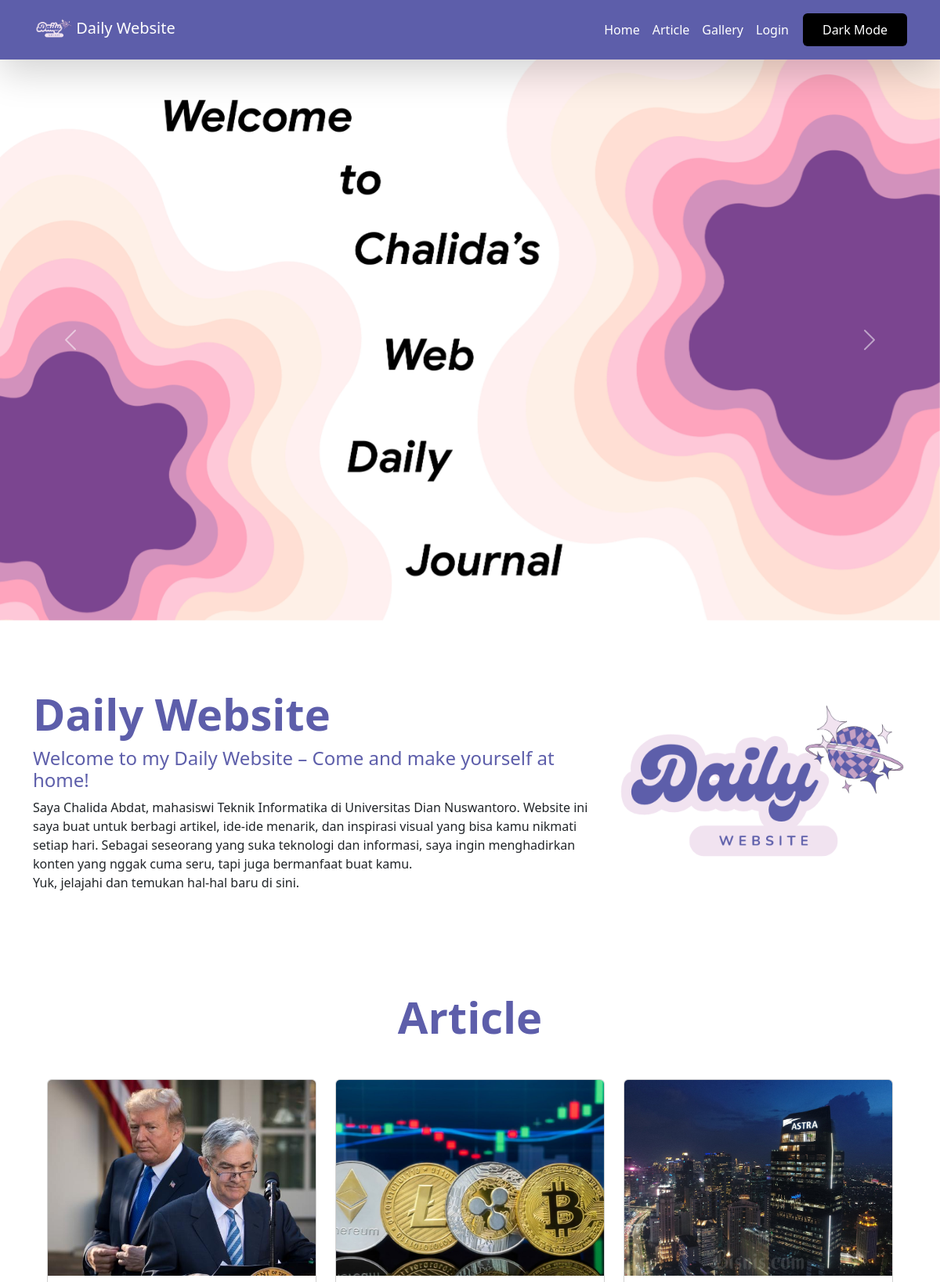
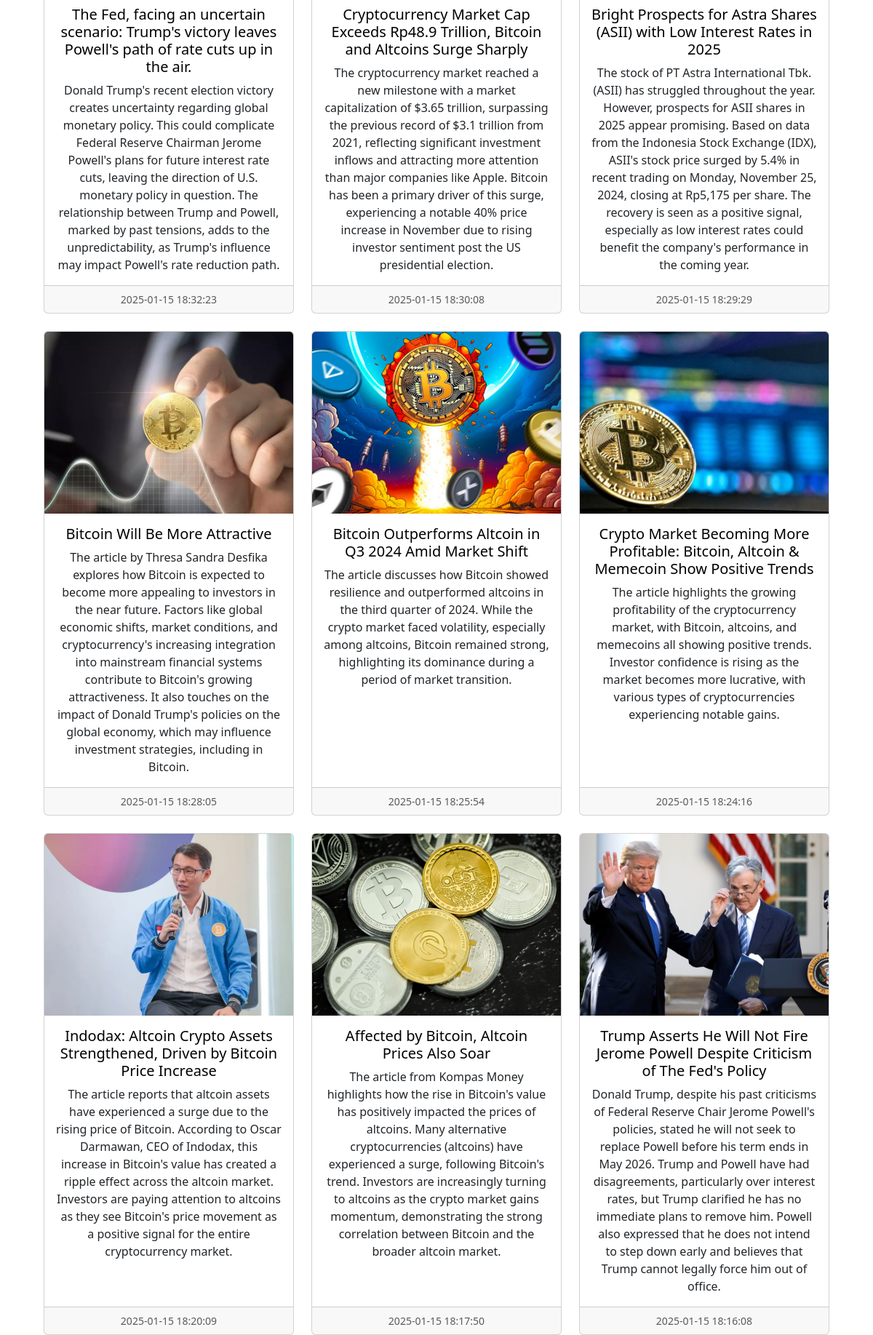
The page / (upper part) on the database its author committed (2 pictures, top to bottom).
### tables this page shows
CREATE TABLE `article` (
  `id` int NOT NULL,
  `judul` text,
  `isi` text,
  `gambar` text,
  `tanggal` datetime DEFAULT NULL,
  `username` varchar(50) DEFAULT NULL
);

### index.php (the view, shortened to what this page needs)
<?php
include "koneksi.php";
include 'navbar.php';
?>
<!DOCTYPE html>
<html>
<head>
    <link rel="stylesheet" href="style.css">
    <link href="https://cdn.jsdelivr.net/npm/bootstrap@5.3.3/dist/css/bootstrap.min.css" rel="stylesheet">
    <link href="https://cdn.jsdelivr.net/npm/bootstrap-icons/font/bootstrap-icons.css" rel="stylesheet">
</head>
<body>
    <section id="gallery">
        <div id="carouselExample" class="carousel slide carousel-custom mx-auto">
            <div class="carousel-inner">
                <div class="carousel-item active">
                    <img src="img/wpph.png" class="d-block w-100" alt="...">
                </div>
            </div>
            <button class="carousel-control-prev" type="button" data-bs-target="#carouselExample" data-bs-slide="prev">
                <span class="carousel-control-prev-icon"></span>
            </button>
            <button class="carousel-control-next" type="button" data-bs-target="#carouselExample" data-bs-slide="next">
                <span class="carousel-control-next-icon"></span>
            </button>
        </div>
    </section>
    <br>
    <section id="hero" class="text-sm-start">
        <div class="container">
            <div class="d-sm-flex flex-sm-row-reverse align-items-center">
                <img src="img/LOGO-DAILY.png" class="img-fluid" width="400" alt="Hero Image">
                <div>
                    <h1 class="fw-bold display-4">Daily Website</h1>
                    <h4 class="lead-bold display-7">Welcome to my Daily Website – Come and make yourself at home!</h4>
                    <p>
                        Saya Chalida Abdat, mahasiswi Teknik Informatika di Universitas Dian Nuswantoro. Website ini saya buat untuk berbagi artikel, ide-ide menarik, dan inspirasi visual yang bisa kamu nikmati setiap hari. Sebagai seseorang yang suka teknologi dan informasi, saya ingin menghadirkan konten yang nggak cuma seru, tapi juga bermanfaat buat kamu.
                        <br>Yuk, jelajahi dan temukan hal-hal baru di sini.
                    </p>
                </div>
            </div>
        </div>
    </section>
    <section id="article" class="text-center p-5">
        <div class="container">
            <h2 class="fw-bold display-4 pb-3">Article</h2>
            <div class="row row-cols-1 row-cols-md-3 g-4 justify-content-center">
                <?php
                $sql = "SELECT * FROM article ORDER BY tanggal DESC";
                $hasil = $conn->query($sql);
                while($row = $hasil->fetch_assoc()){
                ?>
                    <div class="col">
                        <div class="card h-100">
                            <img src="img/<?= $row["gambar"]?>"
                                class="card-img-top"
                                alt="..."
                                style="height: 250px; object-fit: cover;" />
                            <div class="card-body">
                                <h5 class="card-title"><?= $row["judul"]?></h5>
                                <p class="card-text">
                                    <?= $row["isi"]?>
                                </p>
                            </div>
                            <div class="card-footer">
                                <small class="text-body-secondary">
                                    <?= $row["tanggal"]?>
                                </small>
                            </div>
                        </div>
                    </div>
                <?php
                }
                ?>
            </div>
        </div>
    </section>
    <script src="https://cdn.jsdelivr.net/npm/bootstrap@5.3.3/dist/js/bootstrap.bundle.min.js"></script></body>
</html>

### style.css (style rules this page uses)
body { font-family: Arial, sans-serif; margin: 0; padding: 0; background-color: #f1e3f0; color: #000; }
#hero h1, #hero h4 { color: #5d5eaa; }
#article { margin-top: 0px; margin-bottom: 50px; }
#article h2 { margin-bottom: 30px; }
#article h2, #gallery h2 { color: #5d5eaa; }
.card { background-color: #FFFFFF; color: #000; border: 1px solid #5d5eaa; }
.card .card-title { color: black; }

### rows shown on the page
article: gambar (picture), judul "The Fed, facing an uncertain scenario: Trump's victory leaves Powell's path of rate cuts up in the air.", isi "Donald Trump's recent election victory creates uncertainty regarding global monetary policy. This could complicate Federal Reserve Chairman Jerome Powell's plans for future interest rate cuts, leaving the direction of U.S. monetary policy in question. The relationship between Trump and Powell, marked by past tensions, adds to the unpredictability, as Trump's influence may impact Powell's rate reduction path.", tanggal "2025-01-15 18:32:23"
article: gambar (picture), judul "Cryptocurrency Market Cap Exceeds Rp48.9 Trillion, Bitcoin and Altcoins Surge Sharply", isi "The cryptocurrency market reached a new milestone with a market capitalization of $3.65 trillion, surpassing the previous record of $3.1 trillion from 2021, reflecting significant investment inflows and attracting more attention than major companies like Apple. Bitcoin has been a primary driver of this surge, experiencing a notable 40% price increase in November due to rising investor sentiment post the US presidential election.", tanggal "2025-01-15 18:30:08"
article: gambar (picture), judul "Bright Prospects for Astra Shares (ASII) with Low Interest Rates in 2025", isi "The stock of PT Astra International Tbk. (ASII) has struggled throughout the year. However, prospects for ASII shares in 2025 appear promising. Based on data from the Indonesia Stock Exchange (IDX), ASII's stock price surged by 5.4% in recent trading on Monday, November 25, 2024, closing at Rp5,175 per share. The recovery is seen as a positive signal, especially as low interest rates could benefit the company's performance in the coming year.", tanggal "2025-01-15 18:29:29"
article: gambar (picture), judul "Bitcoin Will Be More Attractive", isi "The article by Thresa Sandra Desfika explores how Bitcoin is expected to become more appealing to investors in the near future. Factors like global economic shifts, market conditions, and cryptocurrency's increasing integration into mainstream financial systems contribute to Bitcoin's growing attractiveness. It also touches on the impact of Donald Trump's policies on the global economy, which may influence investment strategies, including in Bitcoin.", tanggal "2025-01-15 18:28:05"
article: gambar (picture), judul "Bitcoin Outperforms Altcoin in Q3 2024 Amid Market Shift", isi "The article discusses how Bitcoin showed resilience and outperformed altcoins in the third quarter of 2024. While the crypto market faced volatility, especially among altcoins, Bitcoin remained strong, highlighting its dominance during a period of market transition.", tanggal "2025-01-15 18:25:54"
article: gambar (picture), judul "Crypto Market Becoming More Profitable: Bitcoin, Altcoin & Memecoin Show Positive Trends", isi "The article highlights the growing profitability of the cryptocurrency market, with Bitcoin, altcoins, and memecoins all showing positive trends. Investor confidence is rising as the market becomes more lucrative, with various types of cryptocurrencies experiencing notable gains.", tanggal "2025-01-15 18:24:16"
article: gambar (picture), judul "Indodax: Altcoin Crypto Assets Strengthened, Driven by Bitcoin Price Increase", isi "The article reports that altcoin assets have experienced a surge due to the rising price of Bitcoin. According to Oscar Darmawan, CEO of Indodax, this increase in Bitcoin's value has created a ripple effect across the altcoin market. Investors are paying attention to altcoins as they see Bitcoin's price movement as a positive signal for the entire cryptocurrency market.", tanggal "2025-01-15 18:20:09"
article: gambar (picture), judul "Affected by Bitcoin, Altcoin Prices Also Soar", isi "The article from Kompas Money highlights how the rise in Bitcoin's value has positively impacted the prices of altcoins. Many alternative cryptocurrencies (altcoins) have experienced a surge, following Bitcoin's trend. Investors are increasingly turning to altcoins as the crypto market gains momentum, demonstrating the strong correlation between Bitcoin and the broader altcoin market.", tanggal "2025-01-15 18:17:50"
article: gambar (picture), judul "Trump Asserts He Will Not Fire Jerome Powell Despite Criticism of The Fed's Policy", isi "Donald Trump, despite his past criticisms of Federal Reserve Chair Jerome Powell's policies, stated he will not seek to replace Powell before his term ends in May 2026. Trump and Powell have had disagreements, particularly over interest rates, but Trump clarified he has no immediate plans to remove him. Powell also expressed that he does not intend to step down early and believes that Trump cannot legally force him out of office.", tanggal "2025-01-15 18:16:08"
